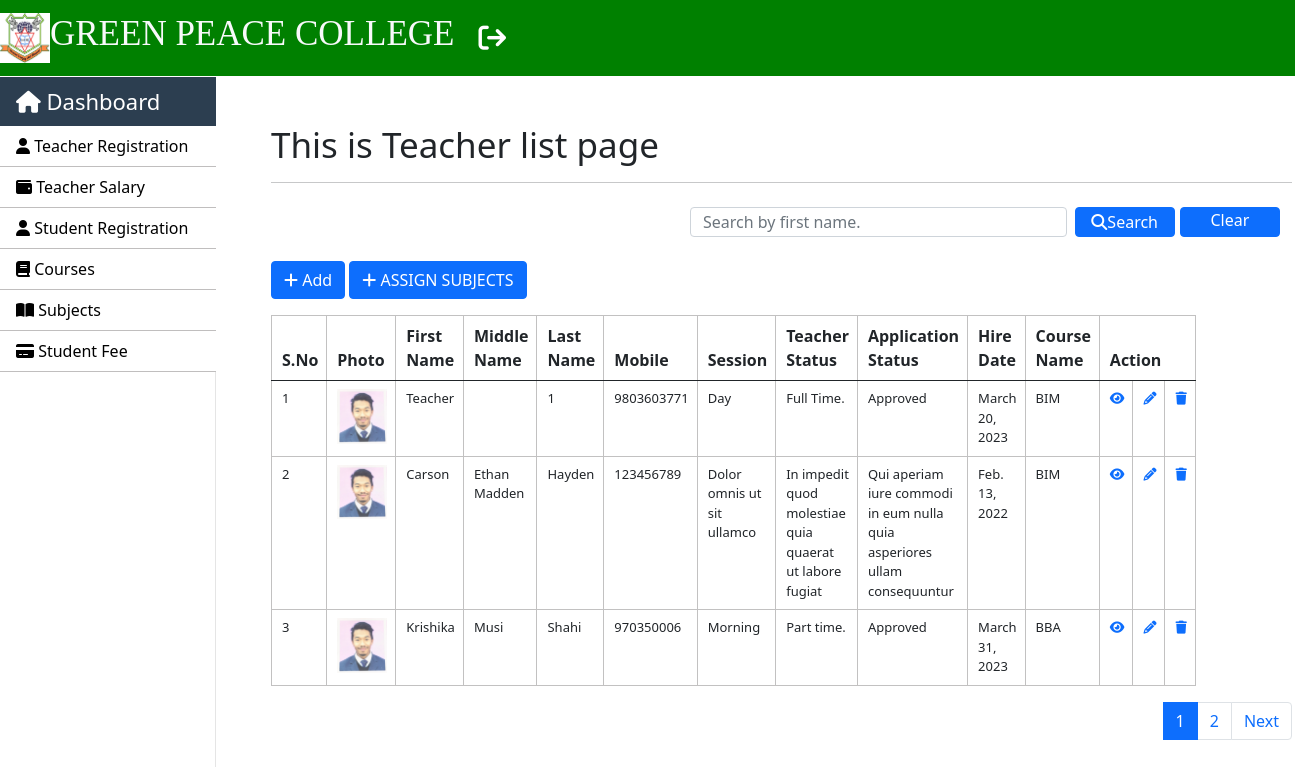
The page /teachers/index (signed in) on the database as committed earlier.
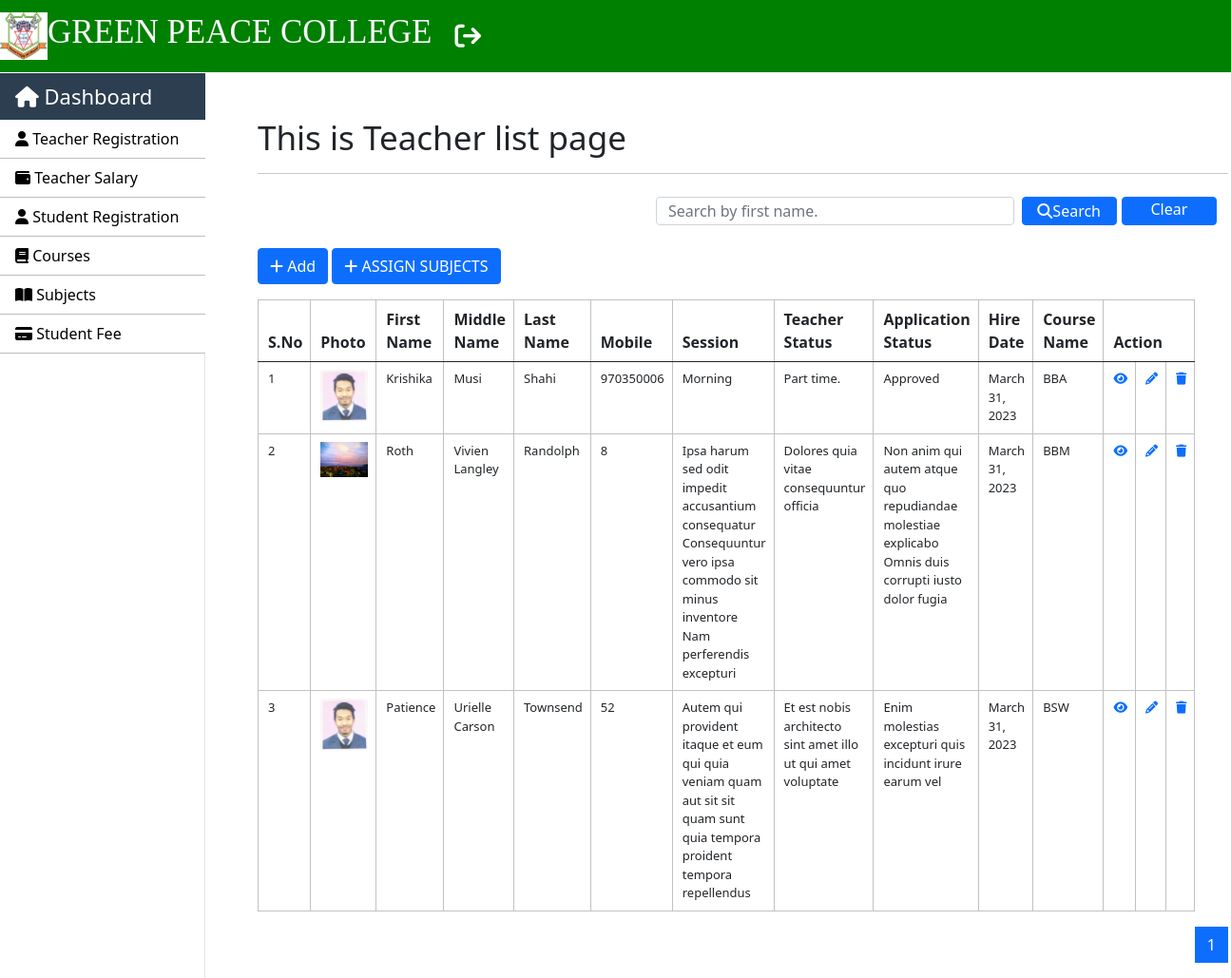
The same page on the database as committed later.
### SMS/models.py (models this page shows, shortened)
class Teacher(models.Model):
    first_name = models.CharField(max_length=250)
    middle_name = models.CharField(max_length=250, blank=True)
    last_name = models.CharField(max_length=250)
    mobile_no = models.IntegerField()
    image = models.ImageField(upload_to='Images/Teachers', blank=True)
    course_name = models.ForeignKey(Course, on_delete=models.CASCADE)
    session = models.CharField(max_length=250)
    teacher_status = models.CharField(max_length=100)
    application_status = models.CharField(max_length=100)
    dob = models.DateField()
    gender = models.CharField(max_length=250)
    address = models.CharField(max_length=250)
    hire_date = models.DateField()
    email = models.EmailField()
    class Meta:
        db_table = "teacher_info"

class Course(models.Model):
    course_code = models.IntegerField()
    course_name = models.CharField(max_length=250)
    semester_or_year = models.CharField(max_length=250)
    no_of_year = models.CharField(max_length=250)
    def __str__(self):
        return self.course_name
    class Meta:
        db_table = "course"

### SMS/views.py (the view)
# urls.py: path("teachers/index", views.teachers_index, name = 'index-teacher'),
@login_required(login_url='login')
def teachers_index(request):
    teachers_list = Teacher.objects.all().order_by('id')
    paginator = Paginator(teachers_list, 3) # Show 3 datas per page.
    page_number = request.GET.get('page')
    page_obj = paginator.get_page(page_number)
    context = {"data": page_obj}
    if request.method == "POST":
        search = request.POST.get('search')
        teachers = Teacher.objects.filter(first_name__icontains=search)
        context = {"data": teachers}
        return render(request, 'teachers/teacher_index.html', context)
    return render(request, 'teachers/teacher_index.html', context)

### templates/teachers/teacher_index.html (shortened to what this page needs)
{% extends 'layouts/master.html' %}
{% block custom_css %}
<link rel="stylesheet" href="https://cdnjs.cloudflare.com/ajax/libs/font-awesome/6.3.0/css/all.min.css"/>
{% endblock %}
{% block content %}
<div class="container mt-5">
    <h1>This is Teacher list page</h1>
    <hr>
    <nav class="navbar bg-body-tertiary">
        <div class="container-fluid">
              <form class="d-flex" role="search" action="{% url 'index-teacher' %}" method="POST">
                <input style="height: 30px;" class="form-control me-2" type="text" name="search" placeholder="Search by first name." aria-label="Search">
                <button class="btn btn-primary mb-3 mr-3" type="submit" style="height:30px; width: 160px; padding: 0px;"><i class="fa-solid fa-search"></i>Search</button>
                <a href="{% url 'index-teacher' %}" class="btn btn-primary mb-3 ml-2"  style="height:30px; width: 160px; padding: 0px; margin-left: 5px;">Clear</a>
              </form>
        </div>
    </nav>
    <a href="{% url 'add-teacher' %}" class="btn btn-primary mb-3"><i class="fa-solid fa-plus"></i> Add</a>
    <a href="{% url 'add-teacher-subject' %}" class="btn btn-primary mb-3"><i class="fa-solid fa-plus"></i> ASSIGN SUBJECTS</a>
    <div class="row">
        <div class="col-8">
            <table class="table table-striped-columns table-hover">
                <thead>
                    <tr>
                        <th>S.No</th>
                        <th>Photo</th>
                        <th>First Name</th>
                        <th>Middle Name</th>
                        <th>Last Name</th>
                        <th>Mobile</th>
                        <th>Session</th>
                        <th>Teacher Status</th>
                        <th>Application Status</th>
                        <th>Hire Date</th>
                        <th>Course Name</th>
                        <th colspan="3">Action</th>
                    </tr>
                </thead>
                <tbody>
                    {% for val in data %}
                    <tr>
                        <td>{{ forloop.counter }}</td>
                        <td><img src="{{ val.image.url }}" width="50"></td>
                        <td>{{ val.first_name }}</td>
                        <td>{{ val.middle_name }}</td>
                        <td>{{ val.last_name }}</td>
                        <td>{{val.mobile_no}}</td>
                        <td>{{val.session}}</td>
                        <td>{{val.teacher_status}}</td>
                        <td>{{val.application_status}}</td>
                        <td>{{val.hire_date}}</td>
                        <td>{{val.course_name}}</td>
                        <td><a href="{% url 'view-teacher' val.id %}"><i class="fa-solid fa-eye"></i></a></td>
                        <td><a href="{% url 'edit-teacher' val.id %}"><i class="fa-solid fa-pencil"></i></a></td>
                        <td><a href="{% url 'delete-teacher' val.id %}"><i class="fa-solid fa-trash"></i></a></td>
                    </tr>
                    {% endfor %}
                </tbody>
            </table>
        </div>
    </div>
    <nav aria-label="Page navigation example">
        <ul class="pagination justify-content-end">
            {% for num_page in data.paginator.page_range %}
            {% if data.number == num_page %}
             <li class="page-item active"><a class="page-link" href="{%  url 'index-teacher' %}?page={{ num_page }}">{{ num_page }}</a></li>
             {% else %}
             <li class="page-item"><a class="page-link" href="{%  url 'index-teacher' %}?page={{ num_page }}">{{ num_page }}</a></li>
             {% endif %}
            {% endfor %}
          <li class="page-item">
            {% if data.has_next %}
                <a class="page-link" href="{%  url 'index-teacher' %}?page={{ data.next_page_number }}"">Next</a>
            {% endif %}
            </li>
        </ul>
      </nav>
</div>
{% endblock %}

Rows that differ between the two databases and show on the page:
removed Teacher: image (picture), first_name "Teacher", last_name "1", mobile_no "9803603771", session "Day", teacher_status "Full Time.", application_status "Approved", hire_date "March 20, 2023", course_name "BIM"
removed Teacher: image (picture), first_name "Carson", middle_name "Ethan Madden", last_name "Hayden", mobile_no "123456789", session "Dolor omnis ut sit ullamco", teacher_status "In impedit quod molestiae quia quaerat ut labore fugiat", application_status "Qui aperiam iure commodi in eum nulla quia asperiores ullam consequuntur", hire_date "Feb. 13, 2022", course_name "BIM"
now on this page (row unchanged): Teacher: image (picture), first_name "Roth", middle_name "Vivien Langley", last_name "Randolph", mobile_no "8", session "Ipsa harum sed odit impedit accusantium consequatur Consequuntur vero ipsa commodo sit minus inventore Nam perferendis excepturi", teacher_status "Dolores quia vitae consequuntur officia", application_status "Non anim qui autem atque quo repudiandae molestiae explicabo Omnis duis corrupti iusto dolor fugia", hire_date "March 31, 2023", course_name "BBM"
now on this page (row unchanged): Teacher: image (picture), first_name "Patience", middle_name "Urielle Carson", last_name "Townsend", mobile_no "52", session "Autem qui provident itaque et eum qui quia veniam quam aut sit sit quam sunt quia tempora proident tempora repellendus", teacher_status "Et est nobis architecto sint amet illo ut qui amet voluptate", application_status "Enim molestias excepturi quis incidunt irure earum vel", hire_date "March 31, 2023", course_name "BSW"
Other text that changed with them:
list line gone: "2"
text no longer shown: "Next"
